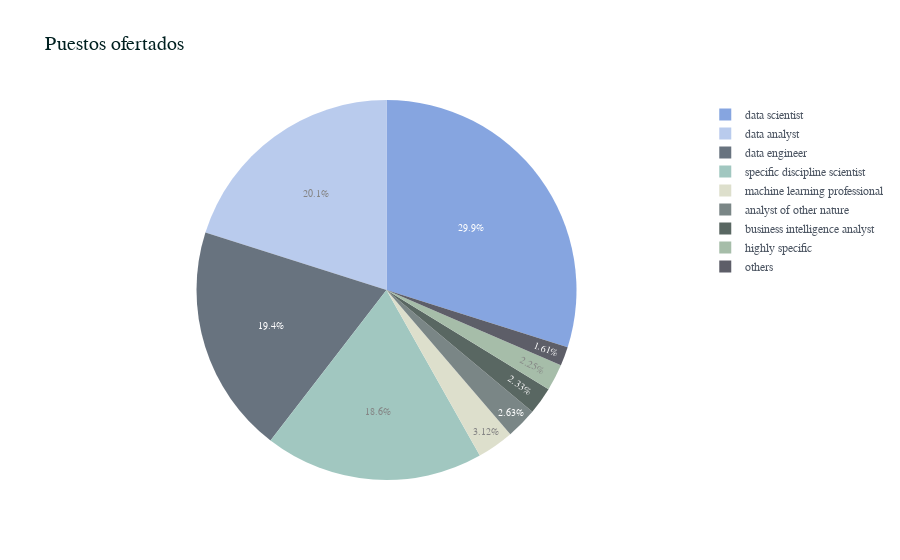

Notebook source saved alongside this figure:
### Code cell
my_pie_count(df,'v_job_title','Puestos ofertados')

### Figure 1 — Plotly figure (JSON) as saved in the notebook; plotly's stock layout.template omitted (floating-point values rounded to 4 significant figures)
{"data": [{"labels": ["data scientist", "data analyst", "data engineer", "specific discipline scientist", "machine learning professional", "analyst of other nature", "business intelligence analyst", "highly specific", "others"], "marker": {"colors": ["#4676d0", "#95b0e4", "#19293c", "#6faa9f", "#ccceb1", "#344647", "#02160f", "#779a7c", "#070919", "#2b2b2b", "#121212"]}, "name": "", "opacity": 0.65, "textfont": {"size": 10}, "type": "pie", "values": [1168, 786, 760, 728, 122, 103, 91, 88, 63]}], "layout": {"font": {"color": "black", "family": "Courier New, monospace"}, "legend": {"bgcolor": "#FFFFFF", "font": {"color": "#4D5663"}}, "paper_bgcolor": "#FFFFFF", "plot_bgcolor": "#FFFFFF", "title": {"font": {"color": "#002020", "family": "Arial", "size": 20}, "text": "Puestos ofertados"}}}
